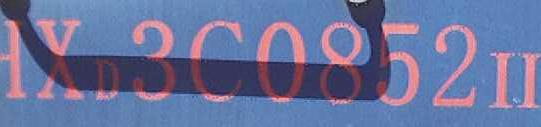
#> input picture Python-OpenCV/IMAGES/plate_1.jpg, 541 x 127 px
$ python sobel_laplacian.py   (older library calls are emulated)
#> lines starting #> are read from the running program, lines starting #| are printed output that depends on the picture
import cv2
import numpy as np
from matplotlib import pyplot as plt

img = cv2.imread('../IMAGES/plate_1.jpg',0)
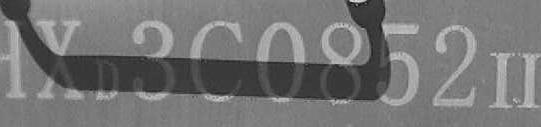
#> img: shape (127, 541); min 16, max 227, mean 117.2
s_img = cv2.resize(img,None,fx = 0.2,fy = 0.2,interpolation = cv2.INTER_CUBIC)
# [4 lines of commented-out code are left out]
laplacian = cv2.Laplacian(img,cv2.CV_64F)
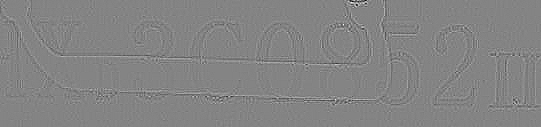
#> laplacian: shape (127, 541) float64; min -217, max 202, mean 0; drawn with min black and max white
sobelx = cv2.Sobel(img,cv2.CV_32F,1,0,ksize=5)
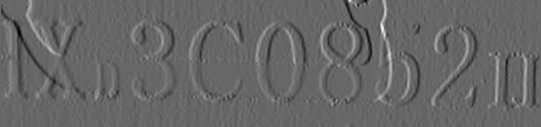
#> sobelx: shape (127, 541) float32; min -4353, max 6392, mean 0.9; drawn with min black and max white
sobely = cv2.Sobel(img,cv2.CV_32F,0,1,ksize=5)
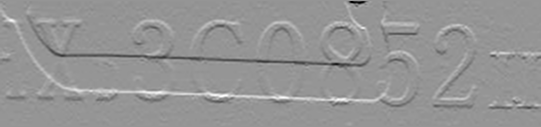
#> sobely: shape (127, 541) float32; min -7473, max 5299, mean -4.2; drawn with min black and max white

s_laplacian = cv2.Laplacian(s_img,cv2.CV_64F)
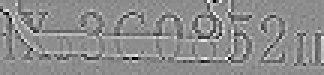
#> s_laplacian: shape (25, 108) float64 (shown 3 times larger); min -257, max 208, mean 0.1; drawn with min black and max white
s_sobelx = cv2.Sobel(s_img,cv2.CV_32F,1,0,ksize=3)
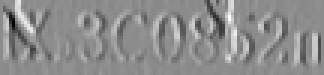
#> s_sobelx: shape (25, 108) float32 (shown 3 times larger); min -523, max 424, mean 1; drawn with min black and max white
s_sobely = cv2.Sobel(s_img,cv2.CV_32F,0,1,ksize=3)
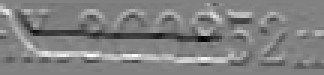
#> s_sobely: shape (25, 108) float32 (shown 3 times larger); min -483, max 469, mean 0.2; drawn with min black and max white
plt.figure()
plt.subplot(2,2,1),plt.imshow(img,cmap = 'gray')
plt.title('Original'), plt.xticks([]), plt.yticks([])
plt.subplot(2,2,2),plt.imshow(laplacian,cmap = 'gray')
plt.title('Laplacian'), plt.xticks([]), plt.yticks([])
plt.subplot(2,2,3),plt.imshow(sobelx,cmap = 'gray')
plt.title('Sobel X'), plt.xticks([]), plt.yticks([])
plt.subplot(2,2,4),plt.imshow(sobely,cmap = 'gray')
plt.title('Sobel Y'), plt.xticks([]), plt.yticks([])
plt.figure()
plt.subplot(2,2,1),plt.imshow(s_img,cmap = 'gray')
plt.title('small Original'), plt.xticks([]), plt.yticks([])
plt.subplot(2,2,2),plt.imshow(s_laplacian,cmap = 'gray')
plt.title('s Laplacian'), plt.xticks([]), plt.yticks([])
plt.subplot(2,2,3),plt.imshow(s_sobelx,cmap = 'gray')
plt.title('s Sobel X'), plt.xticks([]), plt.yticks([])
plt.subplot(2,2,4),plt.imshow(s_sobely,cmap = 'gray')
plt.title('s Sobel Y'), plt.xticks([]), plt.yticks([])

plt.show()

$ run again, with Python-OpenCV/IMAGES/plate_3.jpg copied over Python-OpenCV/IMAGES/plate_1.jpg
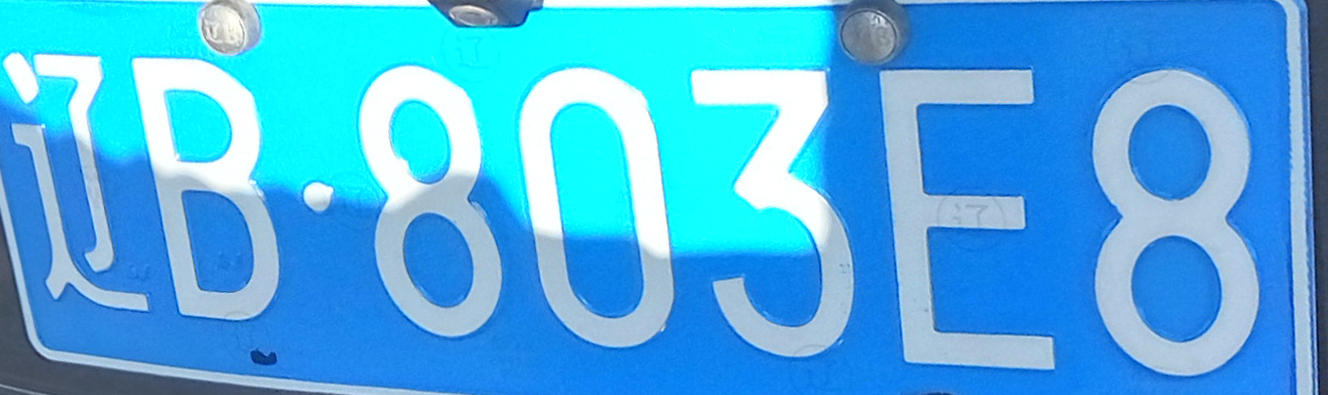
#> input picture Python-OpenCV/IMAGES/plate_3.jpg, 1328 x 395 px
#> `s_img = cv2.resize(img,None,fx = 0.2,fy = 0.2,interpolation = cv2.INTE..`:
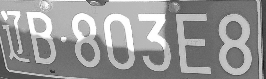
#> s_img: shape (79, 266); min 19, max 255, mean 151.4
#> `s_sobely = cv2.Sobel(s_img,cv2.CV_32F,0,1,ksize=3)`:
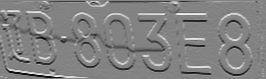
#> s_sobely: shape (79, 266) float32; min -512, max 484, mean -4.8; drawn with min black and max white

$ run again, with Python-OpenCV/IMAGES/plate_4.jpg copied over Python-OpenCV/IMAGES/plate_1.jpg
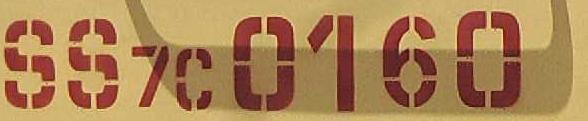
#> input picture Python-OpenCV/IMAGES/plate_4.jpg, 588 x 121 px
#> `s_sobely = cv2.Sobel(s_img,cv2.CV_32F,0,1,ksize=3)`:
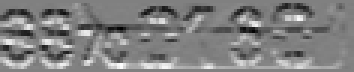
#> s_sobely: shape (24, 118) float32 (shown 3 times larger); min -506, max 498, mean -2; drawn with min black and max white
